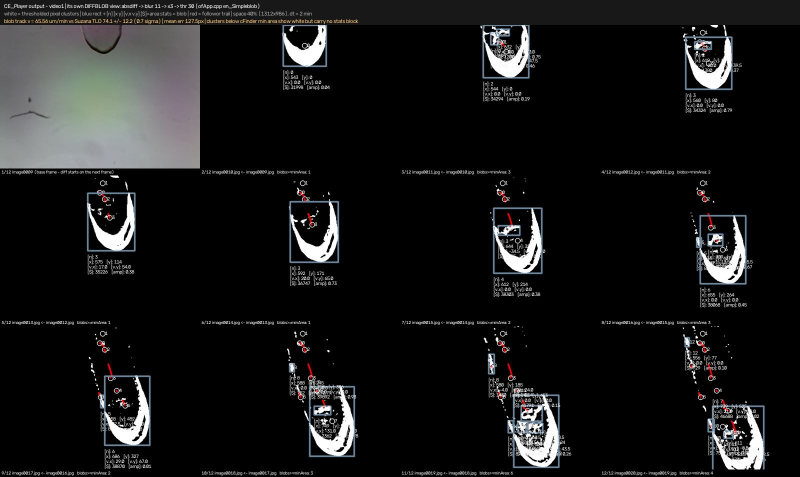
#> input picture backend/cv/realrun/CE_PLAYER_VIDEO1_CE_VIEW.jpg, 1600 x 953 px (shown at 1/2 size)
$ python build_ce_report_pdf.py
#> lines starting #> are read from the running program, lines starting #| are printed output that depends on the picture
#!/usr/bin/env python3
"""Build CE_PLAYER_VIDEO1_REPORT.pdf: run numbers + both debug images.

Size-capped so the PDF stays small enough to relay as a chat attachment.
"""
import io
from pathlib import Path

from PIL import Image
from fpdf import FPDF

ROOT = Path(__file__).resolve().parent
CE_PATH = ROOT / "CE_PLAYER_VIDEO1_CE_VIEW.jpg"
VIZ_PATH = ROOT / "CE_PLAYER_VIDEO1_VIZ.jpg"
RUN_PATH = ROOT / "CE_PLAYER_VIDEO1_RUN.md"
OUT_PATH = ROOT / "CE_PLAYER_VIDEO1_REPORT.pdf"

CE_BUDGET = 50_000
VIZ_BUDGET = 28_000


def encode_fit(path, budget, max_width):
#> called with budget = 50000, max_width = 1240
    im = Image.open(path).convert("RGB")
#> im is the input picture: PIL image 1600x953 RGB; mean R, G, B 24.1, 24.2, 24.3
    if im.width > max_width:
        im = im.resize((max_width, round(im.height * max_width / im.width)), Image.LANCZOS)
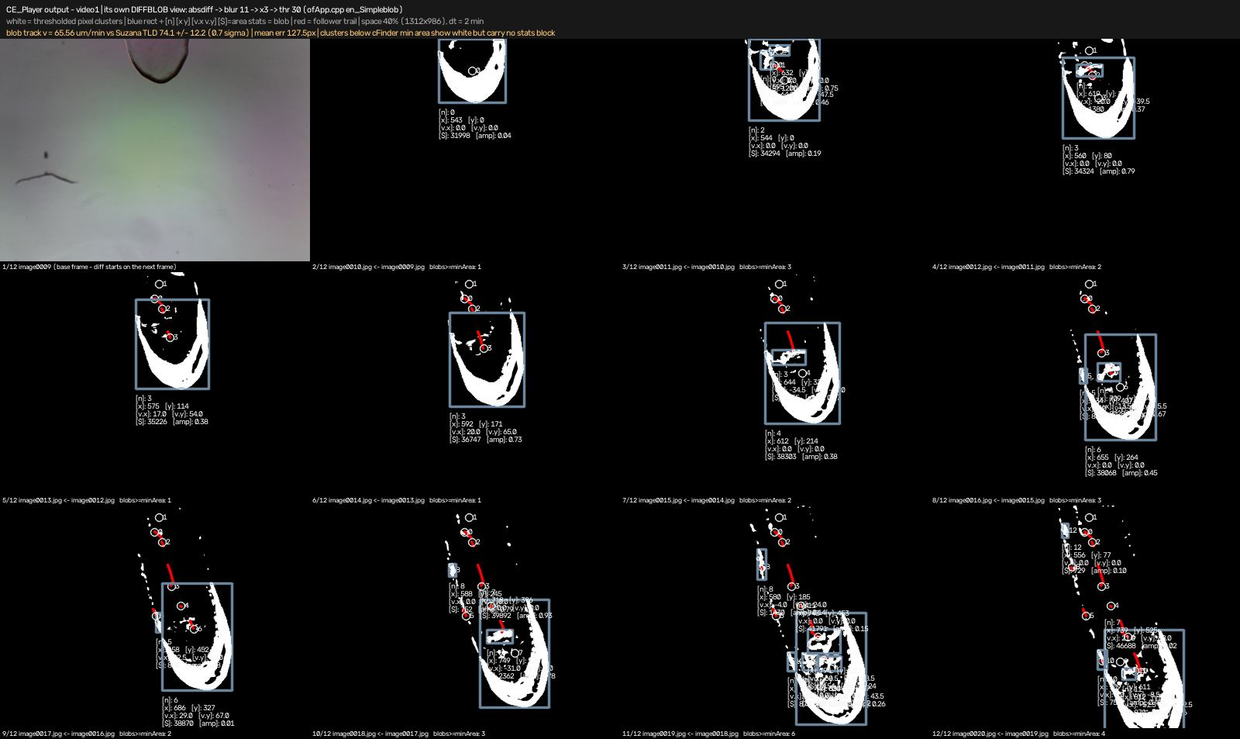
#> im: PIL image 1240x739 RGB; mean R, G, B 24.2, 24.3, 24.4
    buf = io.BytesIO()
    for quality in (75, 68, 62, 56, 50, 45, 40):
        buf = io.BytesIO()
        im.save(buf, "JPEG", quality=quality, optimize=True)
        if buf.tell() <= budget:
            break
    return buf.getvalue()


def clean(text):
    return text.encode("latin-1", "replace").decode("latin-1")


def main():
    ce = encode_fit(CE_PATH, CE_BUDGET, 1240)
    viz = encode_fit(VIZ_PATH, VIZ_BUDGET, 1100)
#> call 2 of encode_fit, with budget = 28000, max_width = 1100
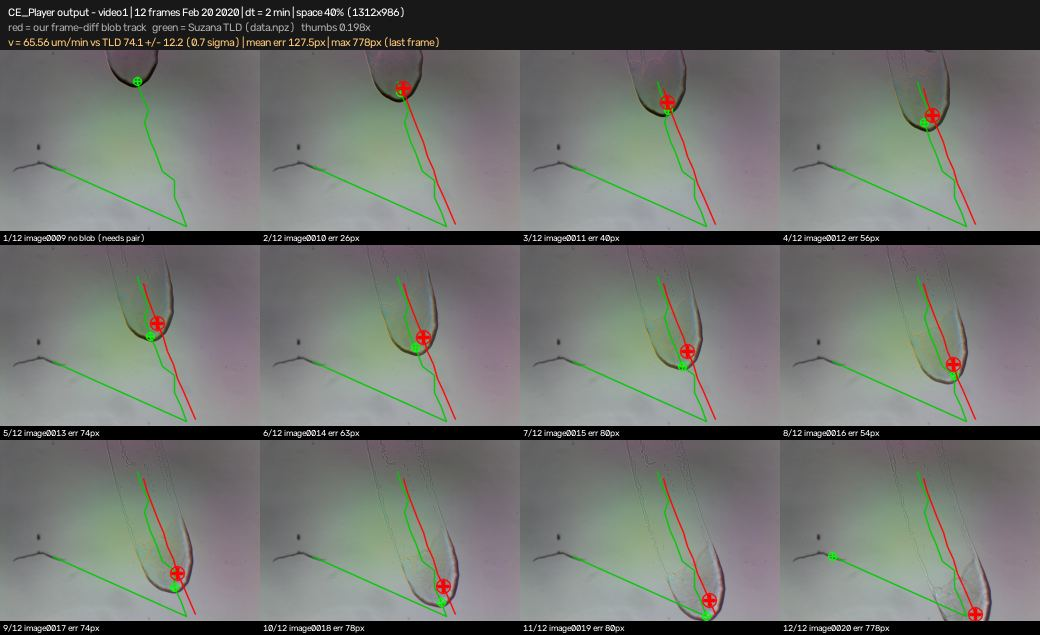
#> input picture backend/cv/realrun/CE_PLAYER_VIDEO1_VIZ.jpg, 1040 x 635 px
#> in encode_fit, im is the input picture: PIL image 1040x635 RGB; mean R, G, B 112.7, 114.9, 111.1
    run = clean(RUN_PATH.read_text()) if RUN_PATH.exists() else ""

    pdf = FPDF(format="A4")
    pdf.set_margins(14, 14, 14)
    pdf.set_auto_page_break(True, 14)

    pdf.add_page()
    pdf.set_font("Helvetica", "B", 15)
    pdf.cell(0, 9, "CE_Player pipeline on video1 pictures - run report",
             new_x="LMARGIN", new_y="NEXT")
    pdf.set_font("Helvetica", "", 9)
    pdf.multi_cell(0, 4.6,
                   "Repo: jekeymer/terraquest-mint, cv/realrun. Frames: video1/pictures "
                   "image0009 -> image0020 (12 frames, 3280x2464, Feb 20 2020). "
                   "Delta t = 2 minutes per frame (Informe 1). Rendered by committed CI "
                   "scripts, regenerates on every CI run.\n")
    excerpt = "\n".join(run.splitlines()[:70])
    pdf.set_font("Courier", "", 7.6)
    pdf.multi_cell(0, 3.7, excerpt)

    pdf.add_page()
    pdf.set_font("Helvetica", "B", 11)
    pdf.cell(0, 7, "CE_Player diff view: white clusters, boxes, stats block",
             new_x="LMARGIN", new_y="NEXT")
    pdf.image(io.BytesIO(ce), w=182)

    pdf.add_page()
    pdf.cell(0, 7, "Track comparison: CE_Player vs TLD ground truth",
             new_x="LMARGIN", new_y="NEXT")
    pdf.image(io.BytesIO(viz), w=182)

    pdf.output(str(OUT_PATH))
    print(f"wrote {OUT_PATH} {OUT_PATH.stat().st_size} bytes")


if __name__ == "__main__":
    main()
#> (the call stopped at in main, `pdf = FPDF(format="A4")`: fpdf is not available in this run)
